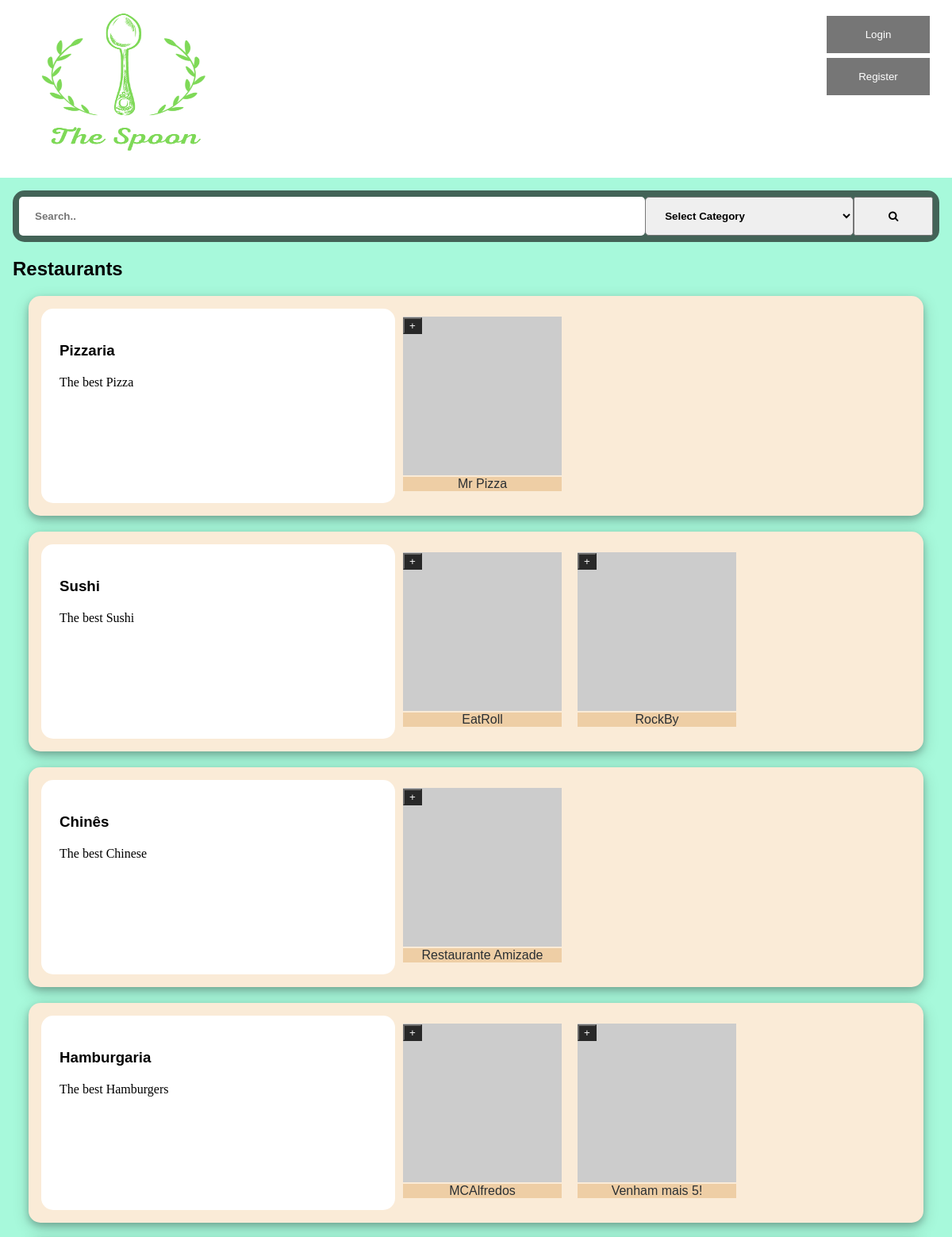
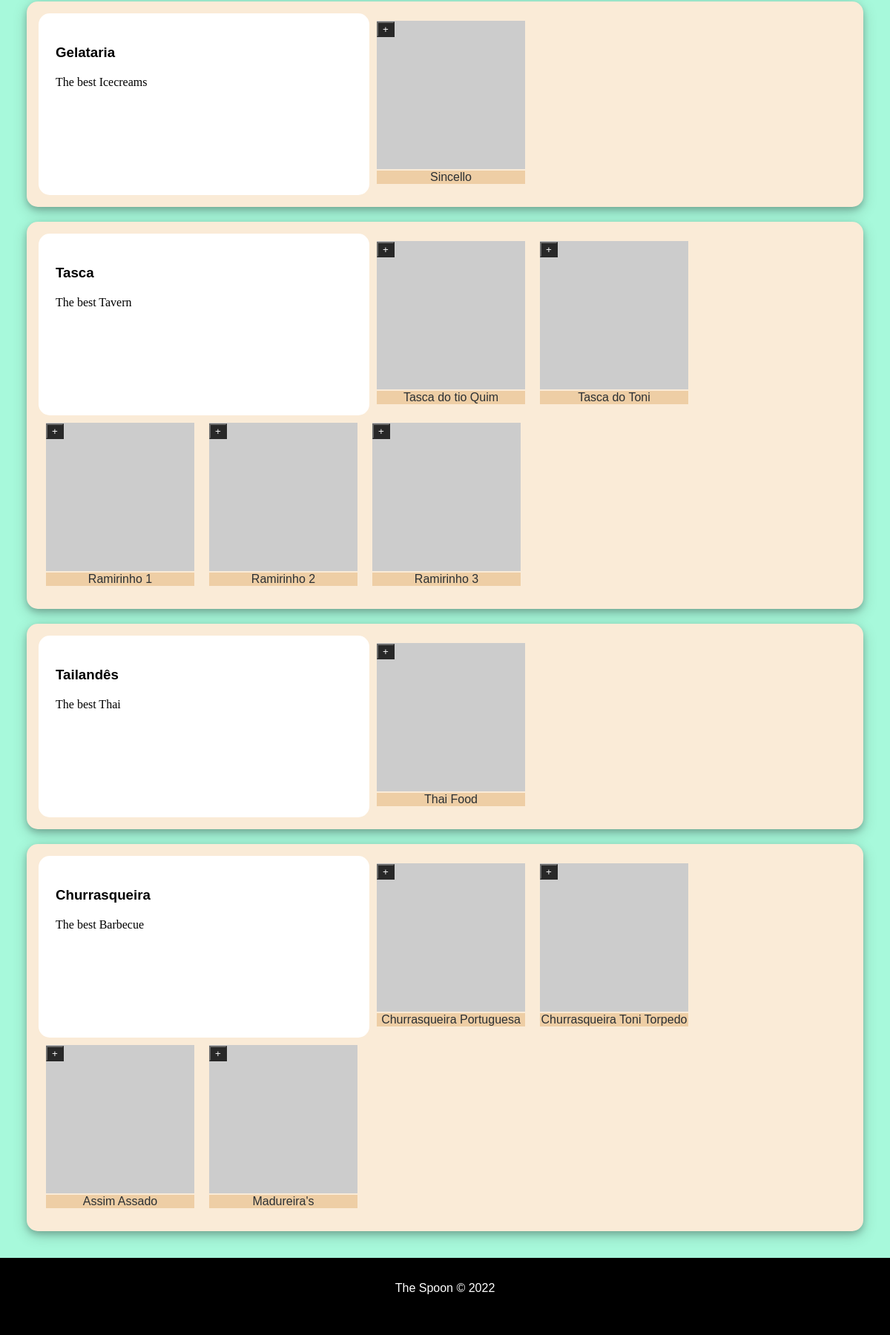
The page /pages on the database its author committed (2 pictures, top to bottom).
### tables this page shows
CREATE TABLE RestCategory (
	idRestCategory		INTEGER PRIMARY KEY,
	Name 			VARCHAR NOT NULL,
	Description		VARCHAR NOT NULL
);

CREATE TABLE Restaurant (
	idRestaurant 		INTEGER PRIMARY KEY,
	Name 			VARCHAR NOT NULL,
	idUser		INTEGER NOT NULL 	CONSTRAINT fk_restaurant_iduser REFERENCES User (idUser)
												ON DELETE CASCADE ON UPDATE CASCADE,
	idRestCategory		INTEGER NOT NULL 	CONSTRAINT fk_restaurant_idrestcategory REFERENCES RestCategory (idRestCategory)
												ON DELETE CASCADE ON UPDATE CASCADE,
	Photo			VARCHAR	DEFAULT '',
	Description		VARCHAR DEFAULT '',
	idAddress		INTEGER NOT NULL 	CONSTRAINT fk_restaurant_idaddress REFERENCES Address (idAddress)
												ON DELETE CASCADE ON UPDATE CASCADE
);

### pages/index.php (called while the page is built, shortened)
<?php
  require_once('../database/connection.php');
  require_once('../database/restaurant.class.php');
  require_once('../templates/common.tpl.php');
  require_once('../templates/restaurant.tpl.php');
  $db = getDatabaseConnection();
  $categories = Category::getRestaurantsCategories($db, 8);
  drawRestaurants($db, $categories);
?>

### database/restaurant.class.php (called while the page is built, shortened)
<?php
  class Restaurant {
    public function __construct(int $id, string $name, string $description, string $photo) {
      $this->id = $id;
      $this->name = $name;
    }
    static function getRestaurantsFromCategory(PDO $db, int $count,  int $id) : array {
      $stmt = $db->prepare('SELECT idRestaurant, Name, Description, Photo FROM Restaurant WHERE idRestCategory = ? LIMIT ?');
      $stmt->execute(array($id, $count));
      $restaurants = array();
      while ($restaurant = $stmt->fetch()) {
        $restaurants[] = new Restaurant(
          (int) $restaurant['idRestaurant'],
          $restaurant['Name'],
          $restaurant['Description'],
          $restaurant['Photo']
        );
      }
      return $restaurants;
    }
  }
  class Category {
    public function __construct() {
      $argc = func_num_args();
      $this->id = $argv[0];
      $this->name = $argv[1];
      if($argc==3) $this->description = $argv[2];
    }
    static function getRestaurantsCategories(PDO $db, int $count) : array {
      $stmt = $db->prepare('SELECT idRestCategory, Name, Description FROM RestCategory LIMIT ?');
      $stmt->execute(array($count));
      $categories = array();
      while ($category = $stmt->fetch()) {
        $categories[] = new Category(
          (int) $category['idRestCategory'],
          $category['Name'],
          $category['Description']
        );
      }
      return $categories;
    }
  }
?>

### templates/restaurant.tpl.php (the view, shortened to what this page needs)
<?php function drawRestaurants(PDO $db, array $categories) { ?>
  <section class="style-restaraunts" id="restaurants">
    <h2>Restaurants</h2>
    <?php foreach($categories as $category) {
      $restaurants = Restaurant::getRestaurantsFromCategory($db, 5, $category->id);
      drawRestaurantsCategory($restaurants, $category);
    } ?>
  </section>
<?php } ?>
<?php function drawRestaurantsCategory(array $restaurants, Category $category) { ?>
  <section id=<?=$category->name?>>
    <div>
      <h3><?=$category->name?></h3>
      <p><?=$category->description?></p>
    </div>
    <?php foreach($restaurants as $restaurant) { ?>
      <article>
        <div class="restImageName">
          <a href="../pages/restaurant.php?id=<?=$restaurant->id?>" class="restImage" id="restImage-<?=$restaurant->id?>"><img src="https://picsum.photos/200?<?=$restaurant->id?>" alt="restaurant image" width="200" height="200"></a>
          <a href="../pages/restaurant.php?id=<?=$restaurant->id?>" class="restName" id="restName-<?=$restaurant->id?>"><?=$restaurant->name?></a>
          <button type="button" class="descOpen" id="descOpen-<?=$restaurant->id?>" onclick="openDescription(<?=$restaurant->id?>)">+</button>
        </div>
      </article>
    <?php } ?>
  </section>
<?php } ?>

### css/style.css (style rules this page uses)
a:not(.loginLink), a:not(.registerLink) { text-decoration: none; color: #2a2f33; }
body { font-family: "Poppins", sans-serif; }
p { font-family: "Lora", serif; line-height: 1.4em; }
.style-restaraunts { display: block; }
.style-restaraunts>section { display: flex; flex-direction: row; flex-wrap: wrap; margin: 20px; background-color: antiquewhite; border-radius: 15px; padding: 16px; box-shadow: 0 4px 8px 0 rgba(0, 0, 0, 0.2), 0 6px 20px 0 rgba(0, 0, 0, 0.19); }
.style-restaraunts>section>div { background-color: white; width: 25em; padding: 23px; border-radius: 15px; }
.style-restaraunts>section>article { display: flex; flex-direction: row; border-radius: 15px; margin: 10px; }
.restImageName { position: relative; text-align: center; color: #2a2f33; }
a.restName { color: #2a2f33; background-color: #eecea5; width: 100%; }
.descClose, .descOpen { color: white; background-color: #000; opacity: 0.8; }
.descOpen { display: block; }

### css/layout.css (style rules this page uses)
body { background-color: #a7f9db; margin: 0 auto; display: flex; min-height: 100vh; flex-direction: column; }
a.restName { position: absolute; bottom: 2%; left: 0; }
.descClose, .descOpen { position: relative; left: 0; bottom: 90%; }

### rows shown on the page
restcategory: Name "Pizzaria", Description "The best Pizza"
restaurant: Name "Mr Pizza"
restcategory: Name "Sushi", Description "The best Sushi"
restaurant: Name "EatRoll"
restaurant: Name "RockBy"
restcategory: Name "Chinês", Description "The best Chinese"
restaurant: Name "Restaurante Amizade"
restcategory: Name "Hamburgaria", Description "The best Hamburgers"
restaurant: Name "MCAlfredos"
restaurant: Name "Venham mais 5!"
restcategory: Name "Gelataria", Description "The best Icecreams"
restaurant: Name "Sincello"
restcategory: Name "Tasca", Description "The best Tavern"
restaurant: Name "Tasca do tio Quim"
restaurant: Name "Tasca do Toni"
restaurant: Name "Ramirinho 1"
restaurant: Name "Ramirinho 2"
restaurant: Name "Ramirinho 3"
restcategory: Name "Tailandês", Description "The best Thai"
restaurant: Name "Thai Food"
restcategory: Name "Churrasqueira", Description "The best Barbecue"
restaurant: Name "Churrasqueira Portuguesa"
restaurant: Name "Churrasqueira Toni Torpedo"
restaurant: Name "Assim Assado"
restaurant: Name "Madureira's"
